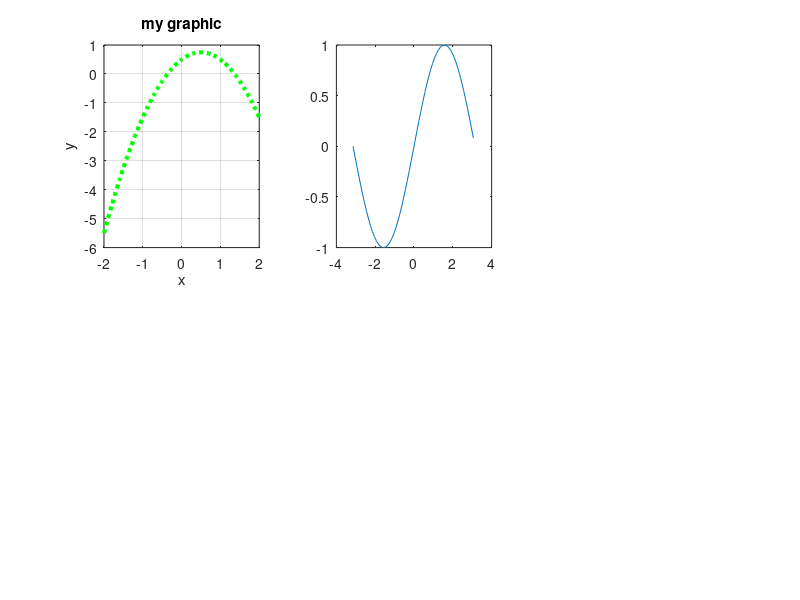

MATLAB code to generate this figure:
function matr = graphic()
  x = -2:0.1:2
  y = x.*(1-x)+0.5
  figure('numbertitle', "off", 'Name', 'Fig1')
  subplot(2, 3, 1)
  plot(x,y, 'LineStyle', ':', 'LineWidth', 3, 'Color', 'g')
  grid on
  xlabel('x')
  ylabel('y')
  title('my graphic')
  subplot(2, 3, 2)
  x2 = -pi:0.1:pi
  plot(x2, sin(x2))
end
